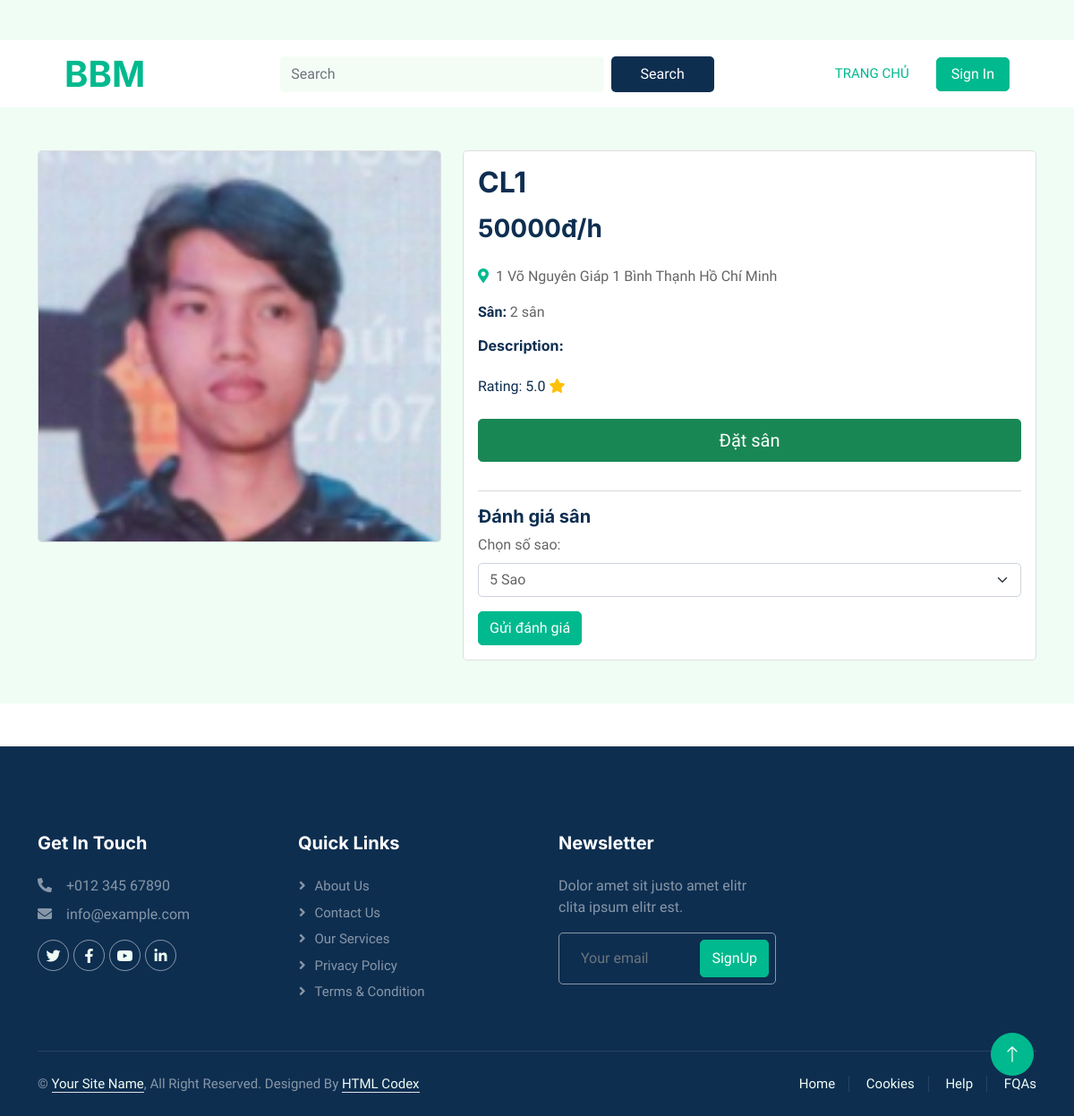
/detail/MC1/, run on the app's committed database.
### BCourt/models.py (models this page shows, shortened)
class Court(models.Model):
    courtManager = models.ForeignKey("BUser.User", on_delete=models.CASCADE, limit_choices_to={'role':'courtmanager'})
    maCourt = models.CharField(default='',max_length=10, primary_key=True)
    name = models.CharField(max_length=100)
    address = models.ForeignKey(Address, on_delete=models.CASCADE)
    price = models.IntegerField(validators=[MinValueValidator(10000)])
    description = models.CharField(default='',max_length=255, null=True, blank= True)
    img = models.ImageField(upload_to="images/", verbose_name="Hình ảnh sân")
    courtStaff=models.ManyToManyField("BUser.User", limit_choices_to={'role':'courtstaff'}, related_name="staffed_courts", blank=True)
    rateAvr = models.FloatField(default=0.0)  # Trung bình rating

class Address(models.Model):
    soNha=models.CharField(max_length=100)
    duong=models.CharField(max_length=100)
    phuong=models.CharField(max_length=100)
    quan=models.CharField(max_length=100)
    tinh=models.CharField(max_length=100)
    class Meta:
        unique_together = ['soNha', 'duong', 'phuong', 'quan', 'tinh']
    def __str__(self):
        return f"{self.soNha} {self.duong} {self.phuong} {self.quan} {self.tinh} "

### home/views.py (the view, shortened to what this page needs)
# urls.py: path('detail/<str:maCourt>/', views.chiTiet, name='detail'),
def chiTiet(request, maCourt):
    court = get_object_or_404(Court, maCourt = maCourt)
    san=San.objects.filter(court=court).count()
    return render(request, "home/detail.html", {"court":court, "san":san})

### home/templates/home/detail.html (shortened to what this page needs)
{% extends "master_page.html" %}
{% load static %}
{%block navbar%}
    {%include '../navbar.html' %}
{%endblock%}
{%block footer%}
    {%include '../footer.html' %}
{%endblock%}
{%block content%}
<section class="bg-light">
    <div class="container pb-5">
        <div class="row">
            <div class="col-lg-5 mt-5">
                <div class="card mb-3">
                    <img class="card-img img-fluid" src="{{court.img.url}}" alt="Card image cap" id="product-detail">
                </div>
            </div>
            <div class="col-lg-7 mt-5">
                <div class="card">
                    <div class="card-body">
                        <h1 class="h2">{{court.name}}</h1>
                        <p class="h3 py-2">{{court.price}}đ/h</p>
                        <div class="py-2 pb-0">
                            <p><i class="fa fa-map-marker-alt text-primary me-2"></i>{{court.address}}</p>
                        </div>
                        <p><strong style="color: #0e2e50;">Sân:</strong> {{san}} sân</p>
                        <h6>Description:</h6>
                        <p class="py-2">
                            <span class="list-inline-item text-dark">Rating: {{court.rateAvr}} <i class="fa fa-star text-warning"></i></span>
                        </p>
                        <form action="{% url 'booking' court.maCourt %}" method="GET">
                            <div class="row pb-3">
                                <div class="col d-grid">
                                    <button type="submit" class="btn btn-success btn-lg" name="submit" value="buy">Đặt sân</button>
                                </div>
                            </div>
                        </form>
                        <hr>
                        <h5>Đánh giá sân</h5>
                        <form action="" method="POST">
                            <div class="mb-3">
                                <label for="rating" class="form-label">Chọn số sao:</label>
                                <select name="rating" id="rating" class="form-select" required>
                                    <option value="5">5 Sao</option>
                                </select>
                            </div>
                            <button type="submit" class="btn btn-primary">Gửi đánh giá</button>
                        </form>
                    </div>
                </div>
            </div>
        </div>
    </div>
</section>
{%endblock%}

### home/static/home/css/style.css (style rules this page uses)
:root { --primary: #00B98E; --secondary: #FF6922; --light: #EFFDF5; --dark: #0E2E50; }
.btn { transition: .5s; }
.btn.btn-primary, .btn.btn-secondary { color: #FFFFFF; }

### data on the page
Court: img (picture), name "CL1", price "50000", address "1 Võ Nguyên Giáp 1 Bình Thạnh Hồ Chí Minh", rateAvr "5.0"

### other printed values
{{ san }} "2"
